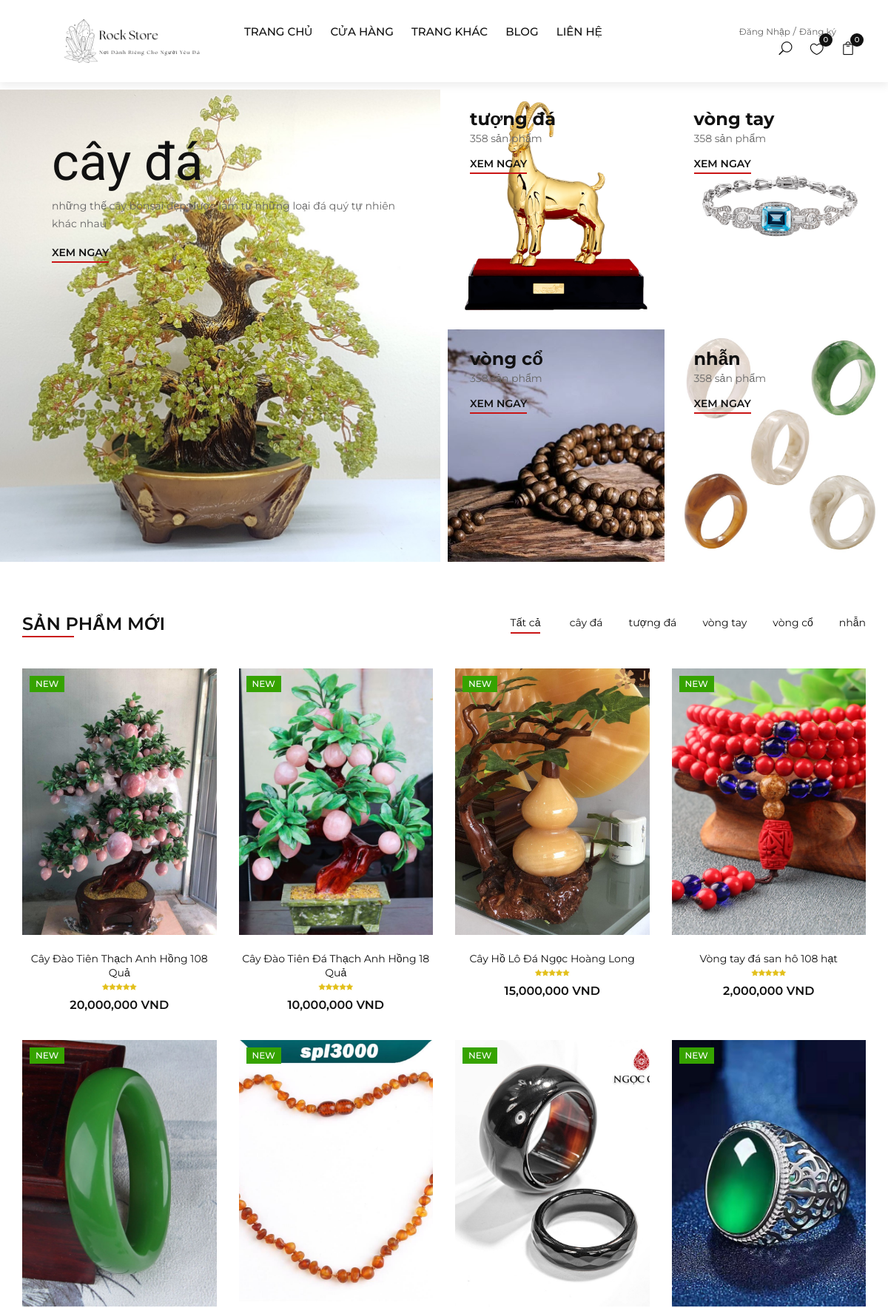
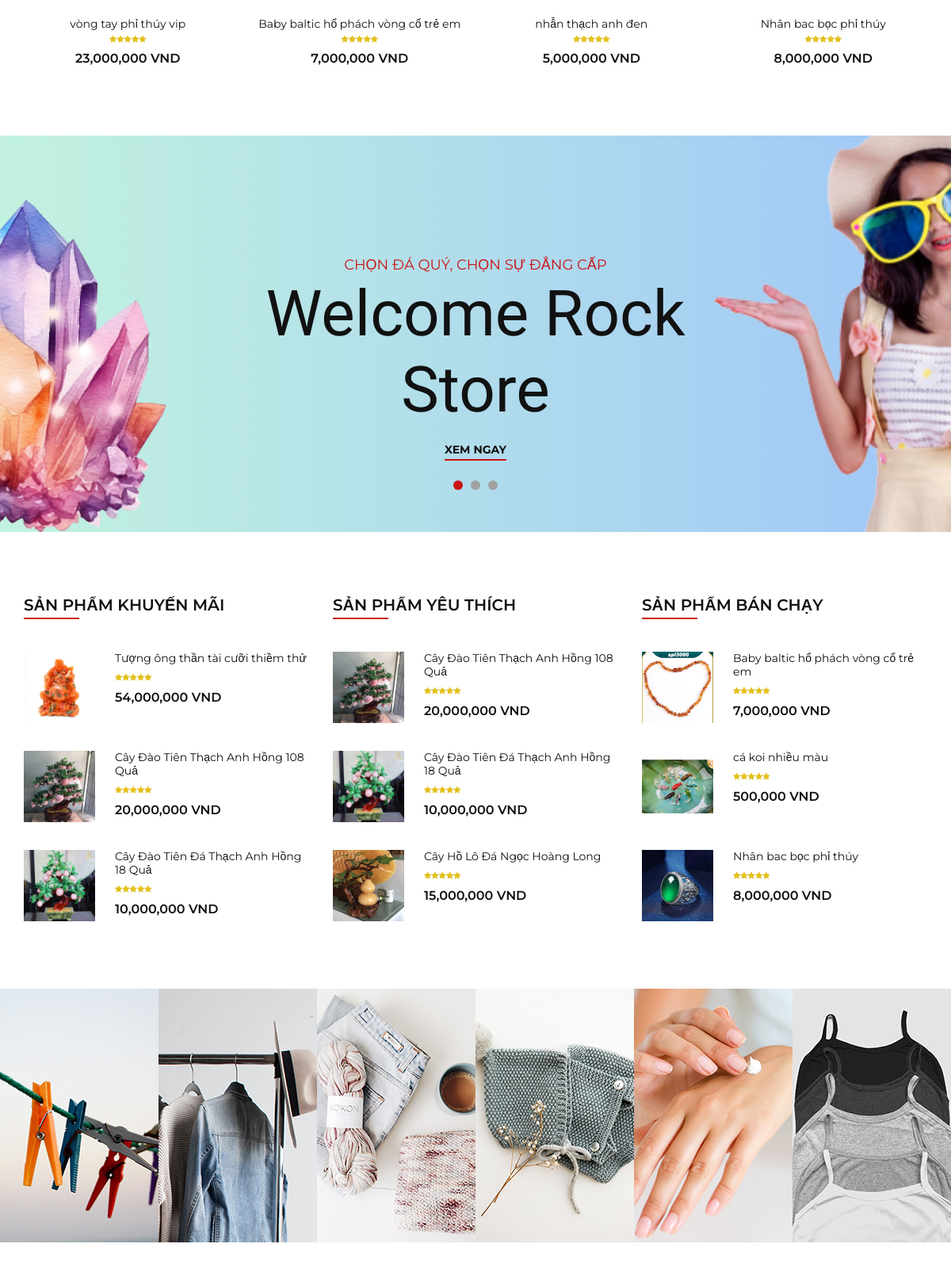
The page /site/index.php (upper part) on the database its author committed (2 pictures, top to bottom).
### tables this page shows
CREATE TABLE `danh_muc` (
  `id` int(9) NOT NULL,
  `ten_dm` varchar(50) NOT NULL,
  `trang_thai` varchar(50) NOT NULL,
  `hinh` varchar(100) NOT NULL,
  `ghi_chu` varchar(250) NOT NULL,
  `link` varchar(100) NOT NULL
);

CREATE TABLE `san_pham` (
  `id` int(9) NOT NULL,
  `id_dm` int(9) NOT NULL,
  `ten_sp` varchar(50) NOT NULL,
  `don_gia` int(10) NOT NULL,
  `giam_gia` int(2) NOT NULL,
  `hinh` int(9) NOT NULL,
  `so_luot_xem` int(4) NOT NULL,
  `mo_ta` text DEFAULT NULL,
  `sao_danh_gia` int(1) DEFAULT NULL,
  `chat_lieu` int(9) NOT NULL
);

CREATE TABLE `anh_san_pham` (
  `id` int(9) NOT NULL,
  `hinh` varchar(100) NOT NULL,
  `hinh_1` varchar(100) NOT NULL,
  `hinh_2` varchar(100) NOT NULL,
  `hinh_3` varchar(100) NOT NULL
);

CREATE TABLE `panpage` (
  `id` int(9) NOT NULL,
  `ten_mxh` varchar(50) NOT NULL,
  `link` varchar(100) NOT NULL,
  `hinh` varchar(50) NOT NULL
);

### model_DAO/pdo.php (called while the page is built, shortened)
<?php
    function pdo_get_connection(){
        $dburl = "mysql:host=localhost;dbname=rock_store_shop;charset=utf8";
        $username = 'root';
        $password = '';
        $conn = new PDO($dburl, $username, $password);
        $conn->setAttribute(PDO::ATTR_ERRMODE, PDO::ERRMODE_EXCEPTION);
        return $conn;
    }
    function pdo_query($sql){
        $sql_args = array_slice(func_get_args(), 1);
        try{
            $conn = pdo_get_connection();
            $stmt = $conn->prepare($sql);
            $stmt->execute($sql_args);
            $rows = $stmt->fetchAll();
            return $rows;
        }
        catch(PDOException $e){
            throw $e;
        }
        finally{
            unset($conn);
        }
    }
?>

### model_DAO/categorys.php (called while the page is built, shortened)
<?php
    function dm_select_all($limit = null,$offset = null){
        $sql = "SELECT * FROM danh_muc";
        $sql.=" WHERE trang_thai != 'tạm ngưng'";
        return pdo_query($sql);
    }
    function dm_select_choose($limit = null){
        $sql = "SELECT * FROM danh_muc WHERE trang_thai = 'show lên banner'";
        return pdo_query($sql);
    }
?>

### model_DAO/products.php (called while the page is built, shortened)
<?php
    function sp_select_all($limit = null,$offset = null, $where = null){
        $sql = "SELECT san_pham.*, anh_san_pham.hinh, anh_san_pham.hinh_1, anh_san_pham.hinh_2, anh_san_pham.hinh_3, danh_muc.link  FROM san_pham
        INNER JOIN danh_muc ON san_pham.id_dm = danh_muc.id
        INNER JOIN anh_san_pham ON san_pham.hinh = anh_san_pham.id";
        if(!$limit == null){
            if(!$offset == null){
                $sql.=' limit '.$limit." OFFSET ". $offset;
            }else{
                $sql.=' limit '.$limit;
            }
        }
        return pdo_query($sql);
    }
    function sp_select_sale(){
        $sql = "SELECT san_pham.*, anh_san_pham.hinh FROM san_pham
                INNER JOIN anh_san_pham ON san_pham.hinh = anh_san_pham.id
                order by giam_gia DESC limit 3";
        return pdo_query($sql);
    }
    function sp_select_view(){
        $sql = "SELECT * FROM san_pham
                INNER JOIN anh_san_pham ON san_pham.hinh = anh_san_pham.id
                order by so_luot_xem DESC limit 3";
        return pdo_query($sql);
    }
    function sp_select_bestseller(){
        $sql = "SELECT san_pham.*,anh_san_pham.hinh, SUM(chi_tiet_hd.so_luong) as soluotmua FROM san_pham
                INNER JOIN chi_tiet_hd  ON san_pham.id = chi_tiet_hd.id_sp
                INNER JOIN anh_san_pham ON san_pham.hinh = anh_san_pham.id
                GROUP BY san_pham.id
                order by soluotmua DESC limit 3";
        return pdo_query($sql);
    }
?>

### model_DAO/public.php (called while the page is built, shortened)
<?php
    function panpage_select_all($limit = null){
        $sql = "SELECT * FROM panpage";
        return pdo_query($sql);
    }
?>

### site/views/home.php (the view, shortened to what this page needs)
<section class="categories">
    <div class="container-fluid">
    <?php
        echo'<div class="row">
                <div class="col-lg-6 p-0">
                    <div class="categories__item categories__large__item set-bg"
                    data-setbg="../content/frontend/img/categories/'.$banners[0]["hinh"].'">
                    <div class="categories__text" style="margin-bottom: 66%;">
                        <h1>'.$banners[0]["ten_dm"].'</h1>
                        <p>'.$banners[0]["ghi_chu"].'</p>
                        <a href="index.php?page=shop&category_show='.$banners[0]["id"].'">Xem ngay</a>
                    </div>
                </div>
            </div>
            <div class="col-lg-6">
                <div class="row">';
        for ($i=1; $i < count($banners); $i++) {
            echo '<div class="col-lg-6 col-md-6 col-sm-6 p-0">
                    <div class="categories__item set-bg" data-setbg="../content/frontend/img/categories/'.$banners[$i]["hinh"].'">
                        <div class="categories__text" style="margin-bottom: 66%;">
                            <h4>'.$banners[$i]["ten_dm"].'</h4>
                            <p>358 sản phẩm</p>
                            <a href="index.php?page=shop&category_show='.$banners[$i]["id"].'">Xem ngay</a>
                        </div>
                    </div>
                </div>';
        }
    ?>
    </div>
</section>
<section class="product spad">
    <div class="container">
        <div class="row">
            <div class="col-lg-4 col-md-4">
                <div class="section-title">
                    <h4>Sản Phẩm Mới</h4>
                </div>
            </div>
            <div class="col-lg-8 col-md-8">
                <ul class="filter__controls">
                <li class="active" data-filter="*">Tất cả</li>
                <?php
                    foreach($title as $item){
                        echo '<li data-filter=".'.$item["link"].'">'.$item["ten_dm"].'</li>';
                    }
                ?>
                </ul>
            </div>
        </div>
        <div class="row property__gallery">
            <?php
                foreach($list_product_all as $item){
                    echo '<div class="col-lg-3 col-md-4 col-sm-6 mix '.$item["link"].'">
                            <div class="product__item">
                                <div class="product__item__pic set-bg" data-setbg="../content/frontend/img/product/'.$item["hinh"].'">
                                    <div class="label new">New</div>
                                    <ul class="product__hover" style="display: flex;justify-content: center;">
                                        <li><a href="../content/frontend/img/product/'.$item["hinh"].'" class="image-popup"><span class="arrow_expand"></span></a></li>
                                        <li><a href="views/handle_cart.php?id='.$item["id"].'&comback"><span class="icon_heart_alt"></a></li>
                                        <form action="views/handle_cart.php" method="post" >
                                            <li><a style="overflow: hidden;"><button id="add" type="submit" style="border:unset;width:100%"><span class="icon_bag_alt"></span></button></a></li>
                                            <input type="hidden" name="comback" value="">
                                            <input type="hidden" name="hinh" value="'.$item["hinh"].'">
                                            <input type="hidden" name="id" value="'.$item["id"].'">
                                            <input type="hidden" name="ten_sp" value="'.$item["ten_sp"].'">
                                            <input type="hidden" name="don_gia" value="'.$item["don_gia"].'">
                                            <input type="hidden" name="thanh_cong" value="">
                                            <input type="hidden" name="so_luong" value="1">
                                        </form>
                                    </ul>
                                </div>
                                <div class="product__item__text">
                                    <h6><a href="index.php?page=product-details&id='.$item["id"].'">'.$item["ten_sp"].'</a></h6>
                                    <div class="rating">';
                                         for($i=0; $i < $item["sao_danh_gia"]; $i++){
                                              echo'<i class="fa fa-star" style="margin-right: unset;"></i>';
                                         };
                          echo      '</div>
                                    <div class="product__price">'.number_format($item["don_gia"]).' VND</div>
                                </div>
                            </div>
                        </div>';
                }
            ?>
        </div>
    </div>
</section>
<section class="banner set-bg" data-setbg="../content/frontend/img/banner/banner-nav2.png">
    <div class="container">
        <div class="row">
            <div class="col-xl-7 col-lg-8 m-auto">
                <div class="banner__slider owl-carousel">
                    <div class="banner__item">
                        <div class="banner__text">
                            <span>Chọn đá quý, chọn sự đẳng cấp</span>
                            <h1>Welcome Rock Store </h1>
                            <a href="#">Xem ngay</a>
                        </div>
                    </div>
                </div>
            </div>
        </div>
    </div>
</section>
<section class="trend spad">
    <div class="container">
        <div class="row">
            <div class="col-lg-4 col-md-4 col-sm-6">
                <div class="trend__content">
                    <div class="section-title">
                        <h4>Sản phẩm khuyến mãi</h4>
                    </div>
                    <?php
                        foreach ($list_sale as $item) {
                            echo '<a href="?page=product-details&id='.$item["id"].'">
                                <div class="trend__item">
                                    <div class="trend__item__pic">
                                        <img src="../content/frontend/img/product/'.$item["hinh"].'" alt="" style="height:90px; width:90px">
                                    </div>
                                    <div class="trend__item__text">
                                        <h6>'.$item["ten_sp"].'</h6>
                                        <div class="rating">';
                                   for($i=0; $i < $item["sao_danh_gia"]; $i++){
                                       echo'<i class="fa fa-star" style="margin-right: unset;"></i>';
                                   };
                                 echo   '</div>
                                        <div class="product__price">'.number_format($item["don_gia"]).' VND</div>
                                    </div>
                                </div></a>';
                        }
                    ?>
                </div>
            </div>
            <div class="col-lg-4 col-md-4 col-sm-6">
                <div class="trend__content">
                    <div class="section-title">
                        <h4>Sản phẩm yêu thích</h4>
                    </div>
                    <?php
                        foreach ($list_view as $item) {
                            echo '<a href="?page=product-details&id='.$item["id"].'">
                                <div class="trend__item">
                                    <div class="trend__item__pic">
                                        <img src="../content/frontend/img/product/'.$item["hinh"].'" alt="" style="height:90px; width:90px">
                                    </div>
                                    <div class="trend__item__text">
                                        <h6>'.$item["ten_sp"].'</h6>
                                        <div class="rating">';
                                   for($i=0; $i < $item["sao_danh_gia"]; $i++){
                                       echo'<i class="fa fa-star" style="margin-right: unset;"></i>';
                                   };
                                 echo   '</div>
                                        <div class="product__price">'.number_format($item["don_gia"]).' VND</div>
                                    </div>
                                </div></a>';
                        }
                    ?>
                </div>
            </div>
            <div class="col-lg-4 col-md-4 col-sm-6">
                <div class="trend__content">
                    <div class="section-title">
                        <h4>Sản phẩm bán chạy </h4>
                    </div>
                    <?php
                        foreach ($list_hot as $item) {
                            echo '<a href="?page=product-details&id='.$item["id"].'">
                                <div class="trend__item">
                                    <div class="trend__item__pic">
                                        <img src="../content/frontend/img/product/'.$item["hinh"].'" alt="" style="height:90px; width:90px">
                                    </div>
                                    <div class="trend__item__text">
                                        <h6>'.$item["ten_sp"].'</h6>
                                        <div class="rating">';
                                   for($i=0; $i < $item["sao_danh_gia"]; $i++){
                                       echo'<i class="fa fa-star" style="margin-right: unset;"></i>';
                                   };
                                 echo   '</div>
                                        <div class="product__price">'.number_format($item["don_gia"]).' VND</div>
                                    </div>
                                </div></a>';
                        }
                    ?>
                </div>
            </div>
        </div>
    </div>
</section>

### site/views/footer.php (shortened to what this page needs)
<div class="instagram">
    <div class="container-fluid">
        <div class="row">
            <?php
                if(isset($panpage)){
                    foreach ($panpage as $item) {
                        echo '<div class="col-lg-2 col-md-4 col-sm-4 p-0">
                                <div class="instagram__item set-bg" data-setbg="../content/frontend/img/instagram/'.$item["hinh"].'">
                                    <div class="instagram__text">
                                        <i class="fa fa-'.$item["ten_mxh"].'"></i>
                                        <a href="#">@ Rock Store</a>
                                    </div>
                                </div>
                            </div>';
                    }
                }else{
                    echo"khoong co";
                }
            ?>
        </div>
    </div>
</div>
<footer class="footer">
</footer>
</body>
</html>

### rows shown on the page
danh_muc: ten_dm "cây đá", ghi_chu "những thế cây bonsai đẹp được làm từ những loại đá quý tự nhiên khác nhau"
danh_muc: shows a picture, ten_dm "tượng đá"
danh_muc: shows a picture, ten_dm "vòng tay"
danh_muc: shows a picture, ten_dm "vòng cổ"
danh_muc: shows a picture, ten_dm "nhẫn"
san_pham: shows a picture, ten_sp "Cây Đào Tiên Thạch Anh Hồng 108 Quả", don_gia "20,000,000", hinh.hinh (picture)
san_pham: shows a picture, ten_sp "Cây Đào Tiên Đá Thạch Anh Hồng 18 Quả", don_gia "10,000,000", hinh.hinh (picture)
san_pham: shows a picture, ten_sp "Cây Hồ Lô Đá Ngọc Hoàng Long", don_gia "15,000,000", hinh.hinh (picture)
san_pham: shows a picture, ten_sp "Vòng tay đá san hô 108 hạt", sao_danh_gia 5 (drawn), don_gia "2,000,000"
san_pham: shows a picture, ten_sp "vòng tay phỉ thúy vip", sao_danh_gia 5 (drawn), don_gia "23,000,000"
san_pham: shows a picture, ten_sp "Baby baltic hổ phách vòng cổ trẻ em", don_gia "7,000,000", hinh.hinh (picture)
san_pham: shows a picture, ten_sp "nhẫn thạch anh đen", sao_danh_gia 5 (drawn), don_gia "5,000,000"
san_pham: shows a picture, ten_sp "Nhân bac bọc phỉ thúy", don_gia "8,000,000", hinh.hinh (picture)
san_pham: hinh.hinh (picture), ten_sp "Tượng ông thần tài cưỡi thiềm thử", sao_danh_gia 5 (drawn), don_gia "54,000,000"
san_pham: hinh.hinh (picture), ten_sp "cá koi nhiều màu", sao_danh_gia 5 (drawn), don_gia "500,000"
panpage: shows a picture
panpage: shows a picture
panpage: shows a picture
panpage: shows a picture
panpage: shows a picture
panpage: shows a picture

### other values the page prints
$sl_like "0"
$sl_cart "0"
